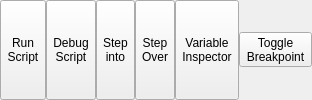
              <widget class="QWidget" name="widget_28" native="true">
               <property name="maximumSize">
                <size>
                 <width>2000</width>
                 <height>16777210</height>
                </size>
               </property>
               <layout class="QHBoxLayout" name="horizontalLayout_33">
                <property name="spacing">
                 <number>0</number>
                </property>
                <property name="leftMargin">
                 <number>0</number>
                </property>
                <property name="topMargin">
                 <number>0</number>
                </property>
                <property name="rightMargin">
                 <number>0</number>
                </property>
                <property name="bottomMargin">
                 <number>0</number>
                </property>
                <item>
                 <widget class="QToolButton" name="run_script_button">
                  <property name="sizePolicy">
                   <sizepolicy hsizetype="Preferred" vsizetype="Preferred">
                    <horstretch>0</horstretch>
                    <verstretch>0</verstretch>
                   </sizepolicy>
                  </property>
                  <property name="toolTip">
                   <string>&lt;html&gt;&lt;head/&gt;&lt;body&gt;&lt;p&gt;Undo Last Command&lt;/p&gt;&lt;/body&gt;&lt;/html&gt;</string>
                  </property>
                  <property name="text">
                   <string>Run
Script</string>
                  </property>
                  <property name="icon">
                   <iconset resource="../../resources.qrc">
                    <normaloff>:/icons/icons8-play-48.png</normaloff>:/icons/icons8-play-48.png</iconset>
                  </property>
                  <property name="iconSize">
                   <size>
                    <width>40</width>
                    <height>46</height>
                   </size>
                  </property>
                  <property name="toolButtonStyle">
                   <enum>Qt::ToolButtonStyle::ToolButtonTextUnderIcon</enum>
                  </property>
                 </widget>
                </item>
                <item>
                 <widget class="QToolButton" name="debug_script_button">
                  <property name="sizePolicy">
                   <sizepolicy hsizetype="Preferred" vsizetype="Preferred">
                    <horstretch>0</horstretch>
                    <verstretch>0</verstretch>
                   </sizepolicy>
                  </property>
                  <property name="toolTip">
                   <string>&lt;html&gt;&lt;head/&gt;&lt;body&gt;&lt;p&gt;Redo Last Command&lt;/p&gt;&lt;/body&gt;&lt;/html&gt;</string>
                  </property>
                  <property name="text">
                   <string>Debug
Script</string>
                  </property>
                  <property name="icon">
                   <iconset resource="../../resources.qrc">
                    <normaloff>:/icons/icons8-debug-48.png</normaloff>:/icons/icons8-debug-48.png</iconset>
                  </property>
                  <property name="iconSize">
                   <size>
                    <width>40</width>
                    <height>40</height>
                   </size>
                  </property>
                  <property name="toolButtonStyle">
                   <enum>Qt::ToolButtonStyle::ToolButtonTextUnderIcon</enum>
                  </property>
                 </widget>
                </item>
                <item>
                 <widget class="QToolButton" name="step_into_button">
                  <property name="sizePolicy">
                   <sizepolicy hsizetype="Preferred" vsizetype="Preferred">
                    <horstretch>0</horstretch>
                    <verstretch>0</verstretch>
                   </sizepolicy>
                  </property>
                  <property name="text">
                   <string>Step
into</string>
                  </property>
                  <property name="icon">
                   <iconset resource="../../resources.qrc">
                    <normaloff>:/icons/icons8-step-into-48.png</normaloff>:/icons/icons8-step-into-48.png</iconset>
                  </property>
                  <property name="iconSize">
                   <size>
                    <width>40</width>
                    <height>40</height>
                   </size>
                  </property>
                  <property name="toolButtonStyle">
                   <enum>Qt::ToolButtonStyle::ToolButtonTextUnderIcon</enum>
                  </property>
                 </widget>
                </item>
                <item>
                 <widget class="QToolButton" name="step_over_button">
                  <property name="sizePolicy">
                   <sizepolicy hsizetype="Preferred" vsizetype="Preferred">
                    <horstretch>0</horstretch>
                    <verstretch>0</verstretch>
                   </sizepolicy>
                  </property>
                  <property name="text">
                   <string>Step
Over</string>
                  </property>
                  <property name="icon">
                   <iconset resource="../../resources.qrc">
                    <normaloff>:/icons/icons8-step-over-48.png</normaloff>:/icons/icons8-step-over-48.png</iconset>
                  </property>
                  <property name="iconSize">
                   <size>
                    <width>40</width>
                    <height>40</height>
                   </size>
                  </property>
                  <property name="toolButtonStyle">
                   <enum>Qt::ToolButtonStyle::ToolButtonTextUnderIcon</enum>
                  </property>
                 </widget>
                </item>
                <item>
                 <widget class="QToolButton" name="variable_inspector_button">
                  <property name="sizePolicy">
                   <sizepolicy hsizetype="Preferred" vsizetype="Preferred">
                    <horstretch>0</horstretch>
                    <verstretch>0</verstretch>
                   </sizepolicy>
                  </property>
                  <property name="text">
                   <string>Variable
Inspector</string>
                  </property>
                  <property name="icon">
                   <iconset resource="../../resources.qrc">
                    <normaloff>:/icons/icons8-level-48.png</normaloff>:/icons/icons8-level-48.png</iconset>
                  </property>
                  <property name="iconSize">
                   <size>
                    <width>40</width>
                    <height>40</height>
                   </size>
                  </property>
                  <property name="toolButtonStyle">
                   <enum>Qt::ToolButtonStyle::ToolButtonTextUnderIcon</enum>
                  </property>
                 </widget>
                </item>
                <item>
                 <widget class="QToolButton" name="toggle_breakpoint_button">
                  <property name="text">
                   <string>Toggle
Breakpoint</string>
                  </property>
                  <property name="icon">
                   <iconset resource="../../resources.qrc">
                    <normaloff>:/icons/icons8-record-48.png</normaloff>:/icons/icons8-record-48.png</iconset>
                  </property>
                  <property name="iconSize">
                   <size>
                    <width>40</width>
                    <height>48</height>
                   </size>
                  </property>
                  <property name="toolButtonStyle">
                   <enum>Qt::ToolButtonStyle::ToolButtonTextUnderIcon</enum>
                  </property>
                 </widget>
                </item>
               </layout>
              </widget>
